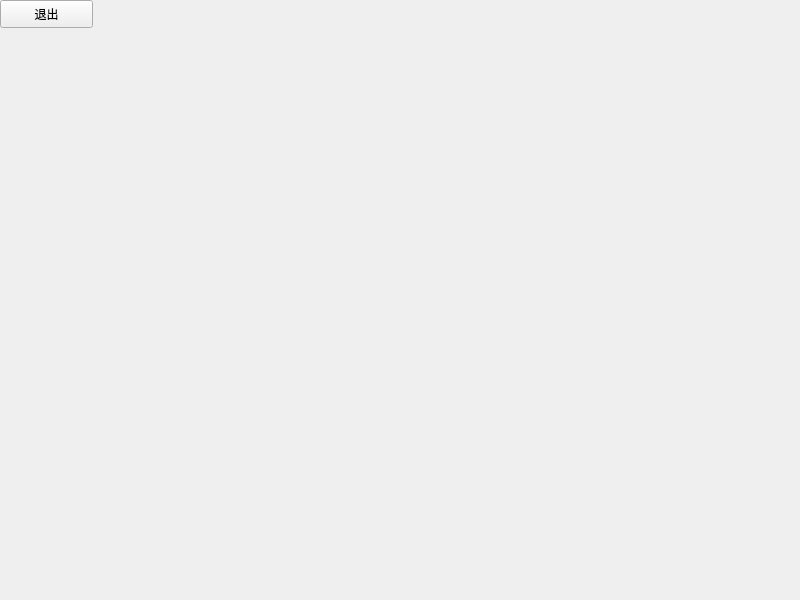
<?xml version="1.0" encoding="UTF-8"?>
<ui version="4.0">
 <class>MainWidget</class>
 <widget class="QWidget" name="MainWidget">
  <property name="geometry">
   <rect>
    <x>0</x>
    <y>0</y>
    <width>800</width>
    <height>600</height>
   </rect>
  </property>
  <property name="windowTitle">
   <string>MainWidget</string>
  </property>
  <widget class="QPushButton" name="pushButton">
   <property name="geometry">
    <rect>
     <x>0</x>
     <y>0</y>
     <width>93</width>
     <height>28</height>
    </rect>
   </property>
   <property name="text">
    <string>退出</string>
   </property>
  </widget>
 </widget>
 <resources/>
 <connections/>
</ui>
